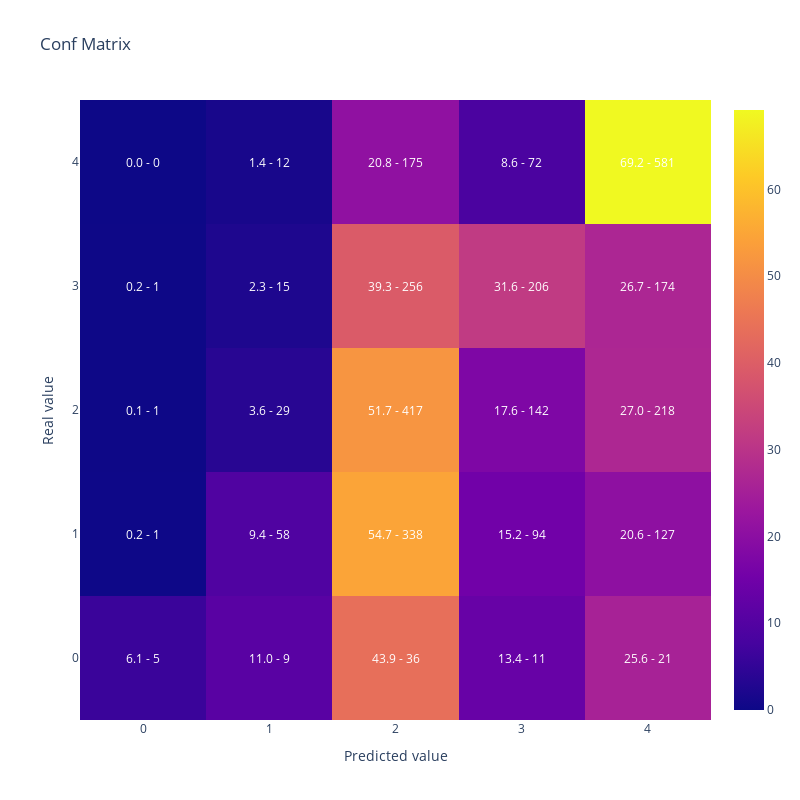

Write notebook code for a chart like this one.
### Code cell
#Vamos a replicar el resultado de la optimizacion reentrenando el modelo con el mejor conjunto de hiperparametros
#Generamos parametros incluyendo los fijos y la mejor solución que encontro optuna
lgb_params =  {      
                        'objective': 'multiclassova',
                        'verbosity':-1,
                        'num_class': len(y_train.unique())} | study.best_params

lgb_train_dataset = lgb.Dataset(data=X_train,
                                label=y_train)


#Entreno
lgb_model = lgb.train(lgb_params,
                    lgb_train_dataset)

y_preds = lgb_model.predict(X_val).argmax(axis=1)

#Muestro matriz de confusion y kappa
display(plot_confusion_matrix(y_val, y_preds))

cohen_kappa_score(y_val,y_preds,
                  weights = 'quadratic')

### Figure 1 — Plotly figure (JSON) as saved in the notebook; plotly's stock layout.template omitted (floating-point values rounded to 4 significant figures)
{"data": [{"type": "heatmap", "x": [0, 1, 2, 3, 4], "y": [0, 1, 2, 3, 4], "z": [[6.098, 10.98, 43.9, 13.41, 25.61], [0.1618, 9.385, 54.69, 15.21, 20.55], [0.1239, 3.594, 51.67, 17.6, 27.01], [0.1534, 2.301, 39.26, 31.6, 26.69], [0, 1.429, 20.83, 8.571, 69.17]]}], "layout": {"annotations": [{"font": {"color": "white"}, "showarrow": false, "text": "6.1 - 5", "x": 0, "xref": "x", "y": 0, "yref": "y"}, {"font": {"color": "white"}, "showarrow": false, "text": "11.0 - 9", "x": 1, "xref": "x", "y": 0, "yref": "y"}, {"font": {"color": "white"}, "showarrow": false, "text": "43.9 - 36", "x": 2, "xref": "x", "y": 0, "yref": "y"}, {"font": {"color": "white"}, "showarrow": false, "text": "13.4 - 11", "x": 3, "xref": "x", "y": 0, "yref": "y"}, {"font": {"color": "white"}, "showarrow": false, "text": "25.6 - 21", "x": 4, "xref": "x", "y": 0, "yref": "y"}, {"font": {"color": "white"}, "showarrow": false, "text": "0.2 - 1", "x": 0, "xref": "x", "y": 1, "yref": "y"}, {"font": {"color": "white"}, "showarrow": false, "text": "9.4 - 58", "x": 1, "xref": "x", "y": 1, "yref": "y"}, {"font": {"color": "white"}, "showarrow": false, "text": "54.7 - 338", "x": 2, "xref": "x", "y": 1, "yref": "y"}, {"font": {"color": "white"}, "showarrow": false, "text": "15.2 - 94", "x": 3, "xref": "x", "y": 1, "yref": "y"}, {"font": {"color": "white"}, "showarrow": false, "text": "20.6 - 127", "x": 4, "xref": "x", "y": 1, "yref": "y"}, {"font": {"color": "white"}, "showarrow": false, "text": "0.1 - 1", "x": 0, "xref": "x", "y": 2, "yref": "y"}, {"font": {"color": "white"}, "showarrow": false, "text": "3.6 - 29", "x": 1, "xref": "x", "y": 2, "yref": "y"}, {"font": {"color": "white"}, "showarrow": false, "text": "51.7 - 417", "x": 2, "xref": "x", "y": 2, "yref": "y"}, {"font": {"color": "white"}, "showarrow": false, "text": "17.6 - 142", "x": 3, "xref": "x", "y": 2, "yref": "y"}, {"font": {"color": "white"}, "showarrow": false, "text": "27.0 - 218", "x": 4, "xref": "x", "y": 2, "yref": "y"}, {"font": {"color": "white"}, "showarrow": false, "text": "0.2 - 1", "x": 0, "xref": "x", "y": 3, "yref": "y"}, {"font": {"color": "white"}, "showarrow": false, "text": "2.3 - 15", "x": 1, "xref": "x", "y": 3, "yref": "y"}, {"font": {"color": "white"}, "showarrow": false, "text": "39.3 - 256", "x": 2, "xref": "x", "y": 3, "yref": "y"}, {"font": {"color": "white"}, "showarrow": false, "text": "31.6 - 206", "x": 3, "xref": "x", "y": 3, "yref": "y"}, {"font": {"color": "white"}, "showarrow": false, "text": "26.7 - 174", "x": 4, "xref": "x", "y": 3, "yref": "y"}, {"font": {"color": "white"}, "showarrow": false, "text": "0.0 - 0", "x": 0, "xref": "x", "y": 4, "yref": "y"}, {"font": {"color": "white"}, "showarrow": false, "text": "1.4 - 12", "x": 1, "xref": "x", "y": 4, "yref": "y"}, {"font": {"color": "white"}, "showarrow": false, "text": "20.8 - 175", "x": 2, "xref": "x", "y": 4, "yref": "y"}, {"font": {"color": "white"}, "showarrow": false, "text": "8.6 - 72", "x": 3, "xref": "x", "y": 4, "yref": "y"}, {"font": {"color": "white"}, "showarrow": false, "text": "69.2 - 581", "x": 4, "xref": "x", "y": 4, "yref": "y"}], "height": 800, "title": {"text": "Conf Matrix"}, "width": 800, "xaxis": {"title": {"text": "Predicted value"}}, "yaxis": {"title": {"text": "Real value"}}}}
